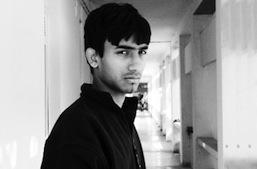
#> input picture Composite_Image/input/comp_foreground.jpg, 257 x 169 px, found by its file name
$ python composite.py
#> lines starting #> are read from the running program, lines starting #| are printed output that depends on the picture
# -*- coding: utf-8 -*-
"""
Created on Wed Nov 13 16:58:13 2019

@author: Lenovo
"""

import cv2
#read background, forground, and mask.
top=cv2.imread(r'input\comp_foreground.jpg')
#> top is the input picture: shape (169, 257, 3); min 0, max 255, mean 150.8
mask=cv2.imread(r'input\comp_mask.jpg')
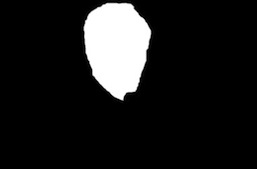
#> input picture Composite_Image/input/comp_mask.jpg, 257 x 169 px, found by its file name
#> mask is the input picture: shape (169, 257, 3); min 0, max 255, mean 28.2
img=cv2.imread(r'input\comp_background.jpg')
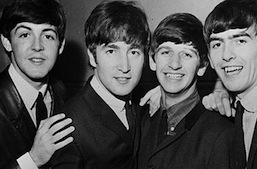
#> input picture Composite_Image/input/comp_background.jpg, 257 x 169 px, found by its file name
#> img is the input picture: shape (169, 257, 3); min 0, max 238, mean 75.7
#invert the mask
mask_inv= ~mask
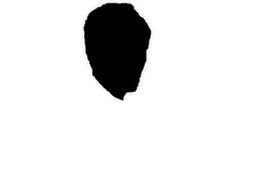
#> mask_inv: shape (169, 257, 3); min 0, max 255, mean 226.8
forg=mask & top
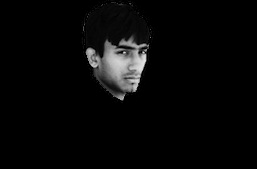
#> forg: shape (169, 257, 3); min 0, max 228, mean 7.7
back=mask_inv & img
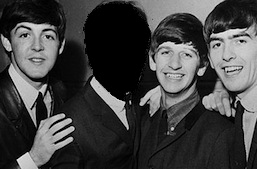
#> back: shape (169, 257, 3); min 0, max 238, mean 65.2
result=back + forg
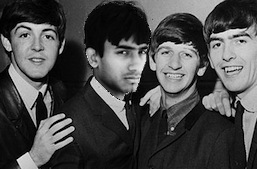
#> result: shape (169, 257, 3); min 0, max 243, mean 72.9
#cv2.imshow('forg',forg)
#cv2.imshow('back',back)
cv2.imshow('result',result)
#cv2.imwrite(r'output\composite.jpg',result)
cv2.waitKey(0)
cv2.destroyAllWindows()
